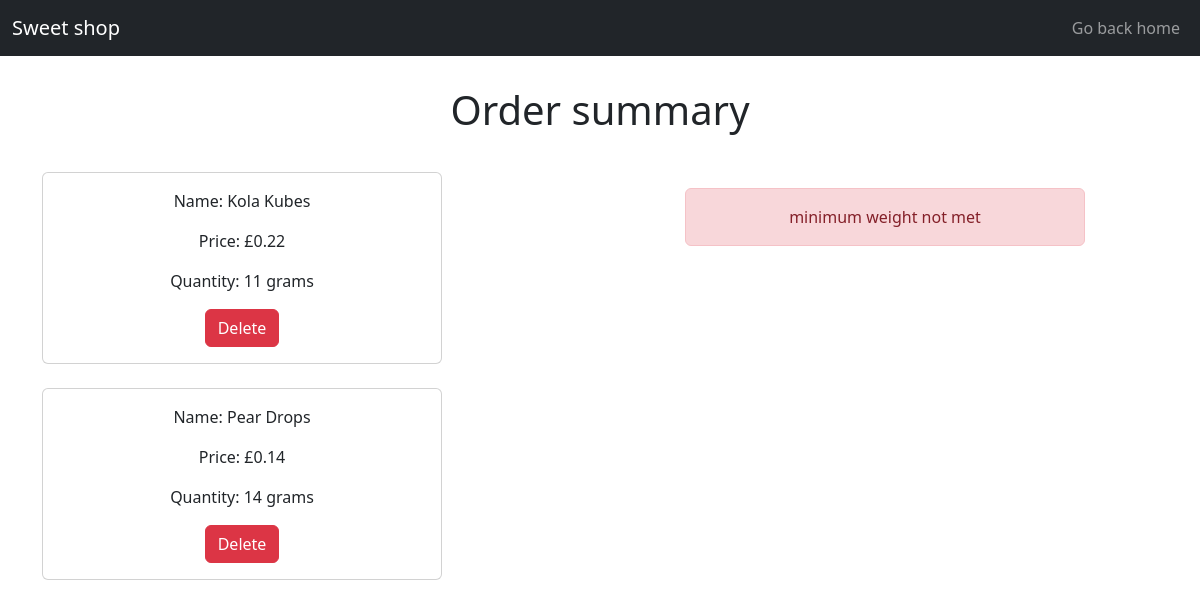
The app's page /cart_detail/, older data.
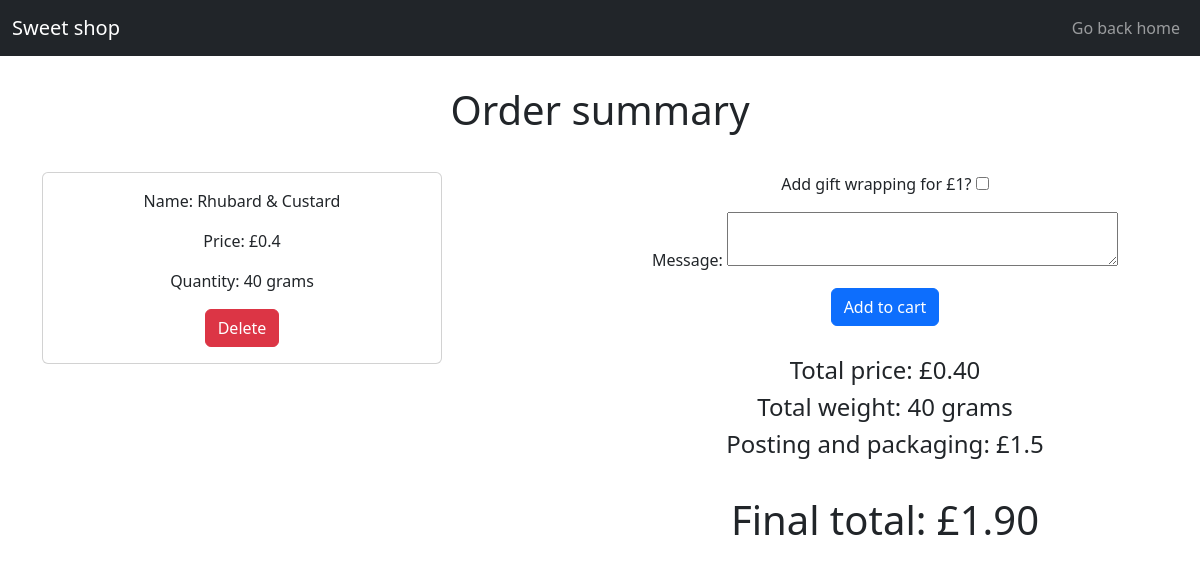
The same page, newer data.
### sweets/models.py (models this page shows)
class Cart(models.Model):
    name = models.CharField(max_length=100)
    weightPerSweet = models.DecimalField(max_digits=10, decimal_places=2)
    price = models.FloatField()
    quantityInGrams = models.IntegerField()

### sweets/views.py (the view, shortened to what this page needs)
# urls.py: path('cart_detail/',sweetViews.cart_detail,name='cart_detail'),
def cart_detail(request):
    whole_cart = Cart.objects.all()
    try:
        whole_total = Cart.objects.aggregate(Sum('price'))
        whole_weight = Cart.objects.aggregate(Sum('quantityInGrams'))
        total = (whole_total['price__sum'])
        weight = (whole_weight['quantityInGrams__sum'])
        if weight > 501:
            pandp = 2.50
            final_total = (pandp+total)
            if request.method == 'POST': #method is post as we are inputting data
                gift = 1
                final_total = (pandp+total+gift)
                context = {'whole_cart': whole_cart,
                            'total': total,
                            'weight': weight,
                            'pandp': pandp,
                            'final_total':final_total,
                            'gift': gift}
                return render(request, 'cart_detail.html', context)
            context = {'whole_cart': whole_cart,
                            'total': total,
                            'weight': weight,
                            'pandp': pandp,
                            'final_total':final_total,
                            'form': GiftWrapForm}
            return render(request, 'cart_detail.html', context)
        elif weight > 39 and weight < 250:
            pandp = 1.50
            final_total = (pandp+total)
            context = {'whole_cart': whole_cart,
                            'total': total,
                            'weight': weight,
                            'pandp': pandp,
                            'final_total':final_total,
                            'form': GiftWrapForm}
            return render(request, 'cart_detail.html', context)
    except:
        return render(request, 'cart_detail.html', {'error': 'no items in your cart'})
    return render(request, 'cart_detail.html', {'whole_cart': whole_cart, 'error': 'minimum weight not met'})

### sweets/templates/cart_detail.html (shortened to what this page needs)
<!DOCTYPE html>
<html>
    <head lang="en">
        <link href="https://cdn.jsdelivr.net/npm/bootstrap@5.2.0/dist/css/bootstrap.min.css" rel="stylesheet">
    </head>
    <body>
      <nav class="navbar navbar-expand-lg navbar-dark bg-dark">
        <div class="container-fluid">
        <a class="navbar-brand" >Sweet shop</a>
        <div class="collapse navbar-collapse" id="navbarNavAltMarkup">
            <div class="navbar-nav ms-auto">
                <a class="nav-link" href="{% url 'index' %}">
                  Go back home
                </a>
            </div>
        </div>
        </div>
      </nav>
      <center>
        <h1 style="padding: 30px;">Order summary</h1>
        <div class="container text-center">
          <div class="row row-cols-2">
            <div class="col">
              <div class="row row-cols-1 row-cols-md-3 g-4" style="flex-flow: column;">
                {% for cart in whole_cart %}
                <div v-for="sweet in sweets" class="col" >
                  <div class="card" style="width: 400px;">
                    <div class="card-body">
                      <p class="card-text">Name: {{ cart.name }}</p>
                      <p class="card-text">Price: £{{ cart.price }}</p>
                      <p class="card-text">Quantity: {{ cart.quantityInGrams }} grams </p>
                      <a class="btn btn-danger"href="delete_item/{{ cart.id }}">Delete</a>
                    </div>
                  </div>
                </div>
                {% endfor %}
              </div>
            </div>
            <div class="col">
      {% if total and weight %}
      <form method="POST" style="padding-bottom: 30px;">
        {{ form.as_p }}
        <button type="submit" class="btn btn-primary" formaction="" >
          Add to cart
        </button>
      </form>
        <h4>Total price: £{{ total|floatformat:2 }}</h4>
        <h4>Total weight: {{ weight }} grams</h4>
      {% endif %}
    {% if pandp %}
    <h4 > Posting and packaging:
      £{{ pandp }}
    </h4>
    {% endif %}
    {% if final_total %}
    <h1 style="padding-top: 30px;"> Final total:
      £{{ final_total|floatformat:2 }}
    </h1>
    {% endif %}
    {% if error %}
    <center>
    <div class="alert alert-danger mt-3" role="alert" style="width: 400px;" >
      {{ error }}
    </div>
    </center>
    {% endif %}
            </div>
          </div>
        </div>
    </center>
    </body>
</html>

Row changes from the older to the newer data that the page shows:
removed Cart: name "Kola Kubes", price "0.22", quantityInGrams "11"
removed Cart: name "Pear Drops", price "0.14", quantityInGrams "14"
added Cart: name "Rhubard & Custard", price "0.4", quantityInGrams "40"
Text that changed along with them:
form field option: (not shown) → "☐"
{{ total|floatformat:2 }}: (not shown) → "0.40"
{{ weight }}: (not shown) → "40"
{{ pandp }}: (not shown) → "1.5"
{{ final_total|floatformat:2 }}: (not shown) → "1.90"
{{ error }}: "minimum weight not met" → (not shown)
text now shown: "Add gift wrapping for £1? Message: Add to cart Total price: £ Total weight: grams Posting and packaging: £ Final total: £"
